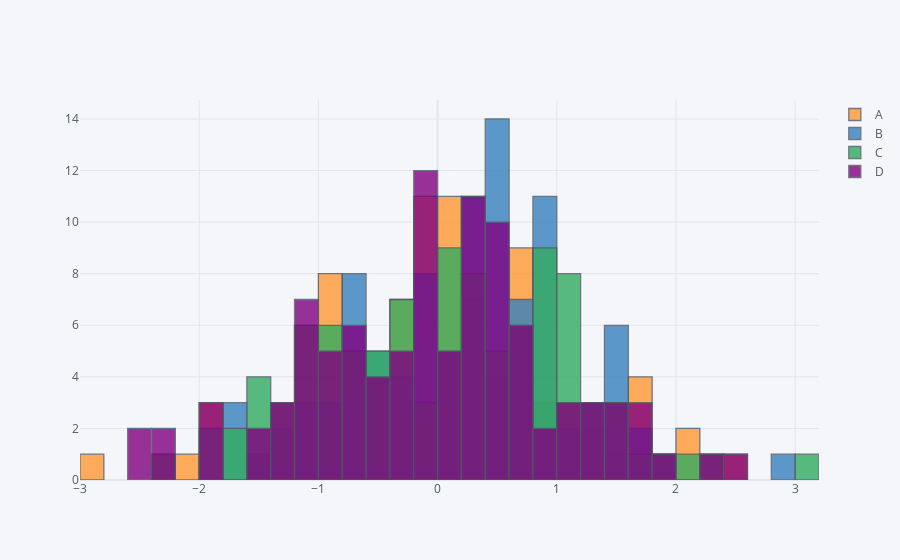

Here is the notebook cell this chart was saved with:
### Code cell
df.iplot(kind='hist', bins=40)
